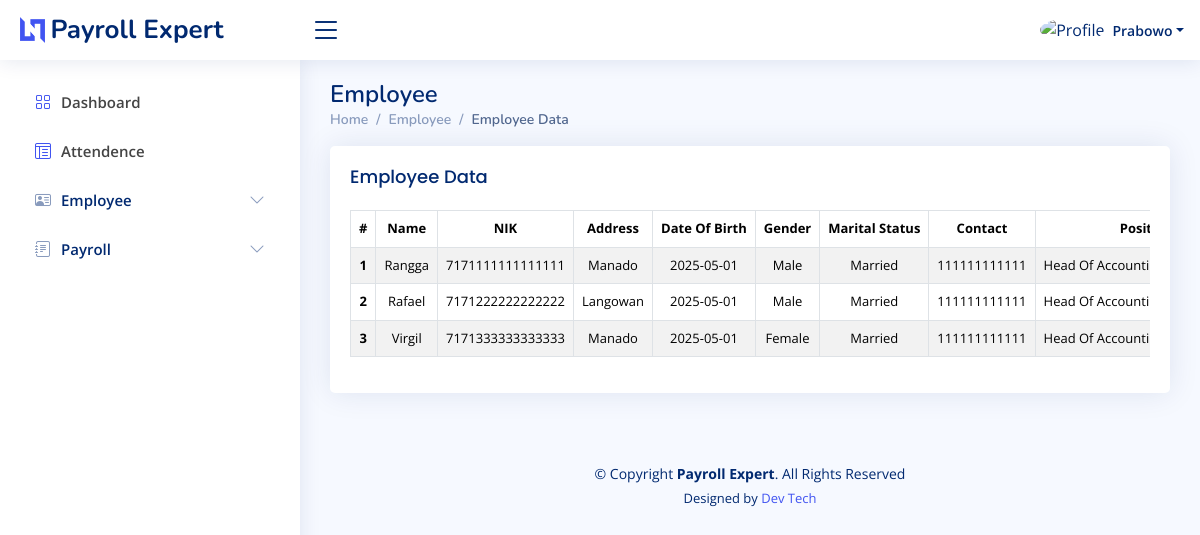
/index.php?page=employee (signed in), run on the app's committed database.
### tables this page shows
CREATE TABLE `employee_table` (
  `id` int NOT NULL,
  `name` varchar(50) NOT NULL,
  `nik` bigint NOT NULL,
  `address` text NOT NULL,
  `date_of_birth` date NOT NULL,
  `gender` varchar(6) NOT NULL,
  `marital_status` varchar(10) NOT NULL,
  `contact` bigint NOT NULL,
  `position` varchar(50) NOT NULL,
  `department` varchar(20) NOT NULL,
  `employement_type` varchar(20) NOT NULL,
  `hire_date` date NOT NULL,
  `employee_id` varchar(20) NOT NULL,
  `npwp` bigint NOT NULL,
  `dependent_status` varchar(5) NOT NULL,
  `bpjs_number` varchar(20) NOT NULL,
  `base_salary` int NOT NULL,
  `bank_account_number` varchar(20) NOT NULL
);

### layout/hr/employee.php (the view, shortened to what this page needs)
<div class="pagetitle">
    <h1>Employee</h1>
    <nav>
        <ol class="breadcrumb">
            <li class="breadcrumb-item"><a href="?page=dashboard">Home</a></li>
            <li class="breadcrumb-item">Employee</li>
            <li class="breadcrumb-item active">Employee Data</li>
        </ol>
    </nav>
</div>
<section class="section">
    <div class="row">
        <div class="col-lg-12">
            <div class="card">
                <div class="card-body">
                    <h5 class="card-title">Employee Data</h5>
                    <div class="table-responsive">
                        <table class="table table-striped table-bordered">
                            <thead>
                                <tr>
                                    <th>#</th>
                                    <th>Name</th>
                                    <th>NIK</th>
                                    <th>Address</th>
                                    <th>Date Of Birth</th>
                                    <th>Gender</th>
                                    <th>Marital Status</th>
                                    <th>Contact</th>
                                    <th>Position</th>
                                </tr>
                            </thead>
                            <tbody style="text-transform: capitalize;">
                                <?php
                                $countRows = 1;
                                foreach ($dataEmployee as $row) {
                                ?>
                                    <tr>
                                        <th><?php echo $countRows++; ?></th>
                                        <td><?php echo $row['name']; ?></td>
                                        <td><?php echo $row['nik']; ?></td>
                                        <td><?php echo $row['address']; ?></td>
                                        <td><?php echo $row['date_of_birth']; ?></td>
                                        <td><?php echo $row['gender']; ?></td>
                                        <td><?php echo $row['marital_status']; ?></td>
                                        <td><?php echo $row['contact']; ?></td>
                                        <td><?php echo $row['position']; ?></td>
                                    </tr>
                                <?php
                                }
                                ?>
                            </tbody>
                        </table>
                    </div>
                </div>
            </div>
        </div>
    </div>
</section>

### assets/css/style.css (style rules this page uses)
:root { scroll-behavior: smooth; }
body { font-family: "Open Sans", sans-serif; background: #f6f9ff; color: #444444; }
a { color: #4154f1; text-decoration: none; }
h1, h2, h3, h4, h5, h6 { font-family: "Nunito", sans-serif; }
.pagetitle { margin-bottom: 10px; }
.pagetitle h1 { font-size: 24px; margin-bottom: 0; font-weight: 600; color: #012970; }
.card { margin-bottom: 30px; border: none; border-radius: 5px; box-shadow: 0px 0 30px rgba(1, 41, 112, 0.1); }
.card-title { padding: 20px 0 15px 0; font-size: 18px; font-weight: 500; color: #012970; font-family: "Poppins", sans-serif; }
.card-body { padding: 0 20px 20px 20px; }
.breadcrumb { font-size: 14px; font-family: "Nunito", sans-serif; color: #899bbd; font-weight: 600; }
.breadcrumb a { color: #899bbd; transition: 0.3s; }
.breadcrumb .breadcrumb-item::before { color: #899bbd; }
.breadcrumb .active { color: #51678f; font-weight: 600; }

### layout/hr/employee.php (style rules this page uses)
table { font-size: small; text-align: center; }
td, th { white-space: nowrap; }

### data on the page
employee_table: name "Rangga", nik "7171111111111111", address "Manado", date_of_birth "2025-05-01", gender "Male", marital_status "Married", contact "111111111111", position "Head Of…"
employee_table: name "Rafael", nik "7171222222222222", address "Langowan", date_of_birth "2025-05-01", gender "Male", marital_status "Married", contact "111111111111", position "Head Of…"
employee_table: name "Virgil", nik "7171333333333333", address "Manado", date_of_birth "2025-05-01", gender "Female", marital_status "Married", contact "111111111111", position "Head Of…"

### other printed values
$name "Prabowo"
